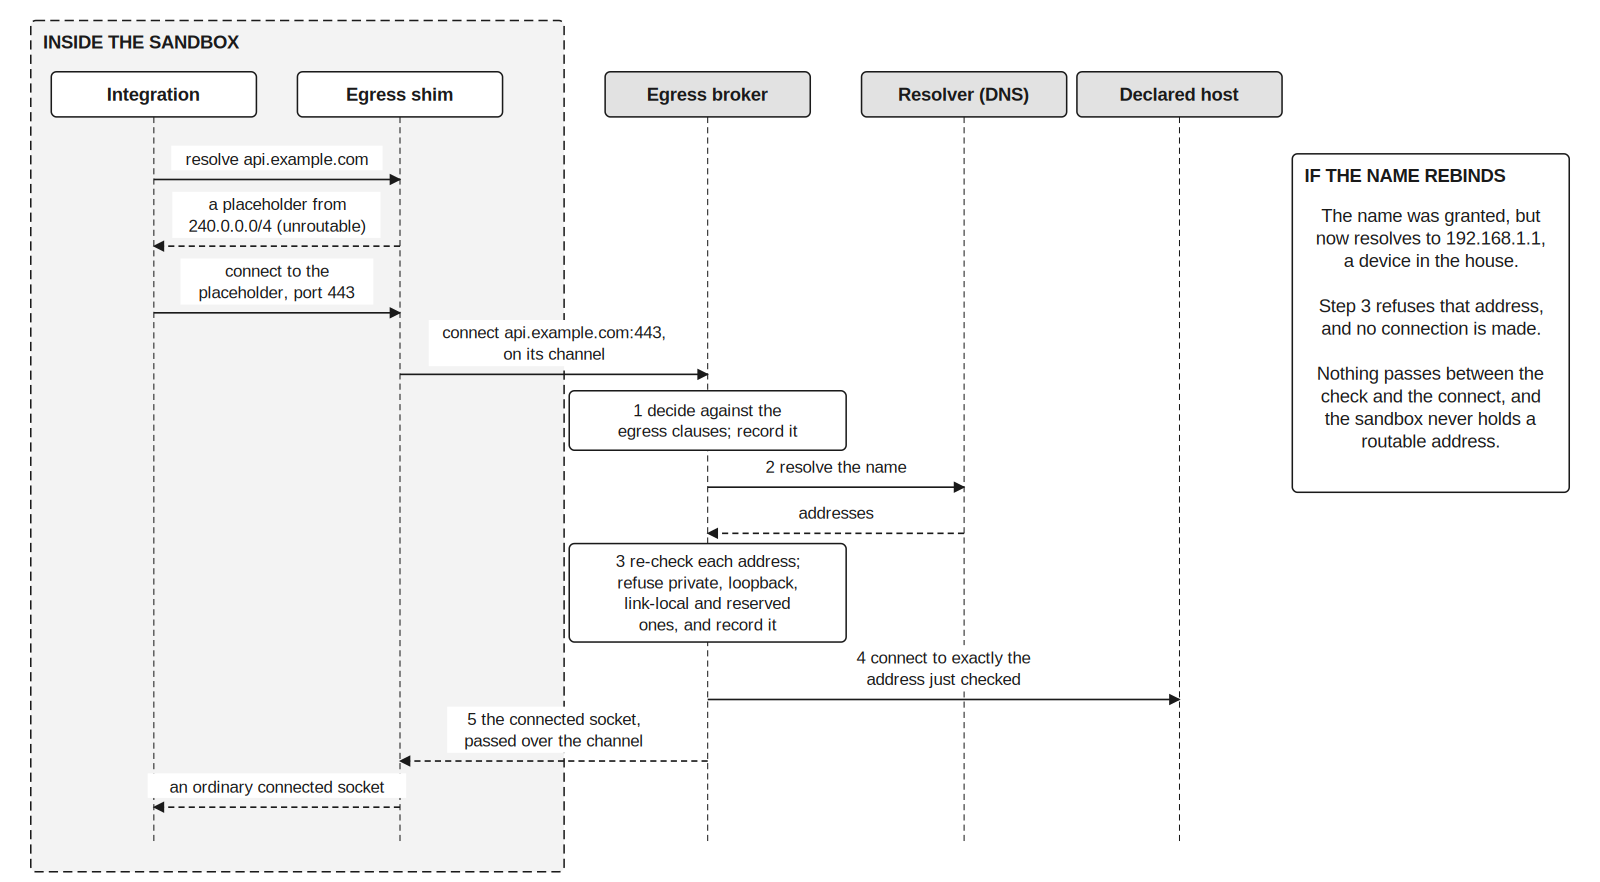

Python code for this plot:
#!/usr/bin/env python3
"""Figure 9.4 — Egress, resolved and pinned: how a confined integration reaches an internet host.

Writes fig_9_4_egress.svg. Run:  python3 fig_9_4_egress.py

The five numbered steps are the broker's, in `EgressBroker.open` (`confine/egress.py`): step 1 is
the decision, made before the broker is called, and steps 2 to 5 are the method. The placeholder
is the shim's (`confine/egress_shim.py`): an address from 240.0.0.0/4, reserved and unroutable,
which the shim maps back to the name it stands for. The decision is recorded before step 2,
and a refusal at step 3 is recorded as well (`Mediator._handle_ready`), so the log never shows a
grant as the last word on a request that was refused. The right-hand panel is the rebinding
attack the order defeats: the address is judged after resolution, and the connection is made to
that address, with nothing between the two lines.
"""

from pathlib import Path

from svg9 import Canvas

OUT = Path(__file__).parent / "fig_9_4_egress.svg"

LANES = {
    "int": (150, "Integration"),
    "shim": (390, "Egress shim"),
    "med": (690, "Egress broker"),
    "dns": (940, "Resolver (DNS)"),
    "host": (1150, "Declared host"),
}
SANDBOX = ("int", "shim")
BOTTOM = 820

c = Canvas(1560, 860, text_scale=1.5, fit=True)
c.box(30, 20, 520, BOTTOM + 10, fill="light", dashed=True, title="INSIDE THE SANDBOX")
for key, (x, heading) in LANES.items():
    c.box(x - 100, 70, 200, 44, heading, fill="white" if key in SANDBOX else "mid", size=12,
          weight="bold")
    c.line([(x, 114), (x, BOTTOM)], arrow=False, dashed=True, width=1)


def msg(a, b, y, text, dashed=False):
    xa, xb = LANES[a][0], LANES[b][0]
    c.line([(xa, y), (xb, y)], dashed=dashed)
    # The label's white ground must end above the arrow and its head (about 6 px each side of
    # the line), at the size the canvas actually draws, or it hides them.
    shown = 11 * c.text_scale
    lift = ((shown + 4) * (text.count("\n") + 1) + 4) / 2 + 8
    c.label((xa + xb) / 2, y - lift, text, size=11)


def step(lane, y, text, h=46):
    x = LANES[lane][0]
    c.box(x - 135, y - h / 2, 270, h, text, fill="white", size=11)


msg("int", "shim", 175, "resolve api.example.com")
msg("shim", "int", 240, "a placeholder from\n240.0.0.0/4 (unroutable)", dashed=True)
msg("int", "shim", 305, "connect to the\nplaceholder, port 443")
msg("shim", "med", 365, "connect api.example.com:443,\non its channel")
step("med", 410, "1  decide against the\negress clauses; record it", h=58)
msg("med", "dns", 475, "2  resolve the name")
msg("dns", "med", 520, "addresses", dashed=True)
step("med", 578, "3  re-check each address;\nrefuse private, loopback,\nlink-local and reserved\nones, and record it", h=96)
msg("med", "host", 682, "4  connect to exactly the\naddress just checked")
msg("med", "shim", 742, "5  the connected socket,\npassed over the channel", dashed=True)
msg("shim", "int", 787, "an ordinary connected socket", dashed=True)

# --- the attack the order defeats -------------------------------------------------------------
c.box(1260, 150, 270, 330, fill="white", title="IF THE NAME REBINDS")
c.text(1395, 320, "The name was granted, but\nnow resolves to 192.168.1.1,\na device in the "
       "house.\n\nStep 3 refuses that address,\nand no connection is made.\n\nNothing passes "
       "between the\ncheck and the connect, and\nthe sandbox never holds a\nroutable address.",
       size=12)

c.save(OUT)
